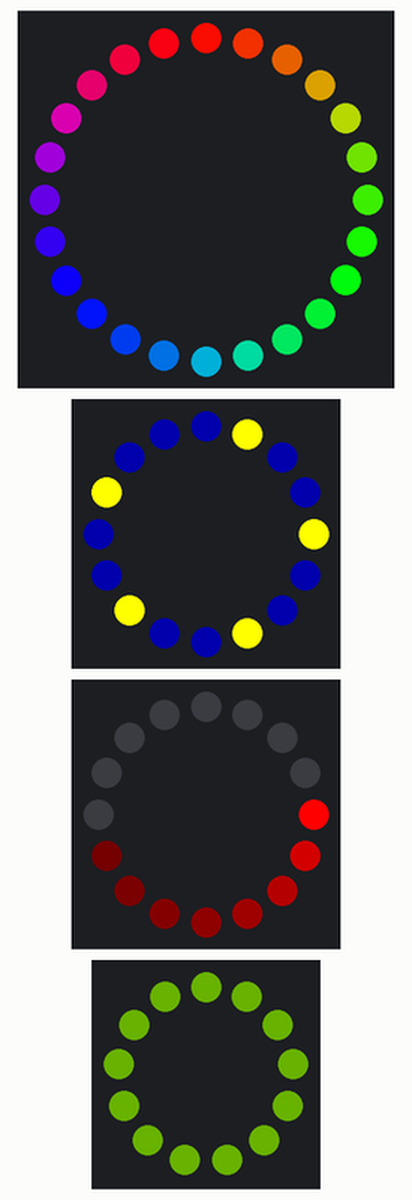
This program was run on a simulated Arduino Mega 2560, built with avr-gcc and run on an emulated ATmega2560. Shown: 24 RGB LEDs in a ring, first at the top, clockwise, 2 × 16 RGB LEDs in a ring, first at the top, clockwise, 13 RGB LEDs in a ring, first at the top, clockwise. Dim RGB values are drawn brighter than linear.

Above: at 0.45 s.
At 5.31 s:
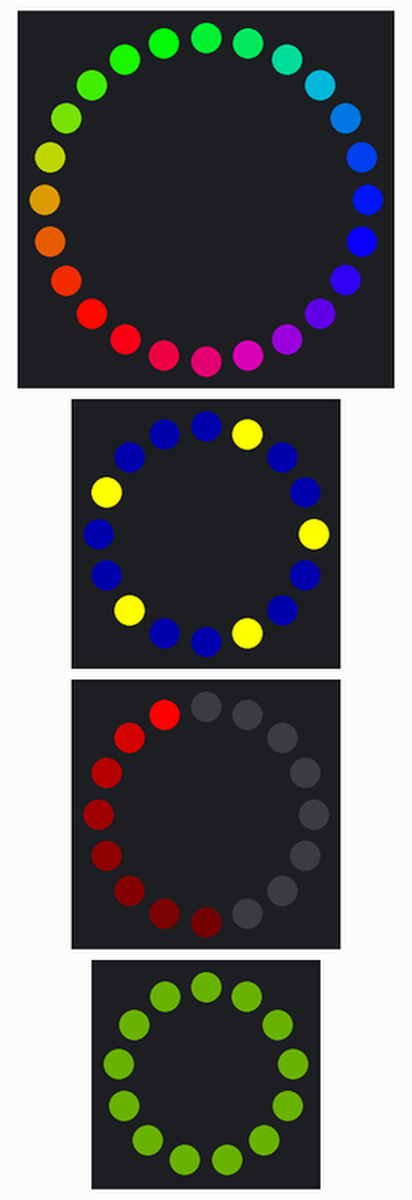
At 9.85 s:
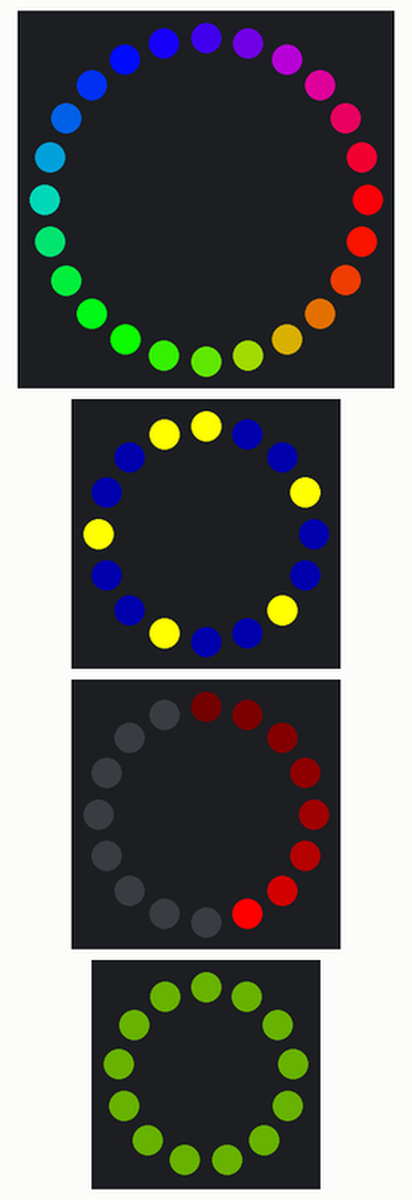
At 19.56 s:
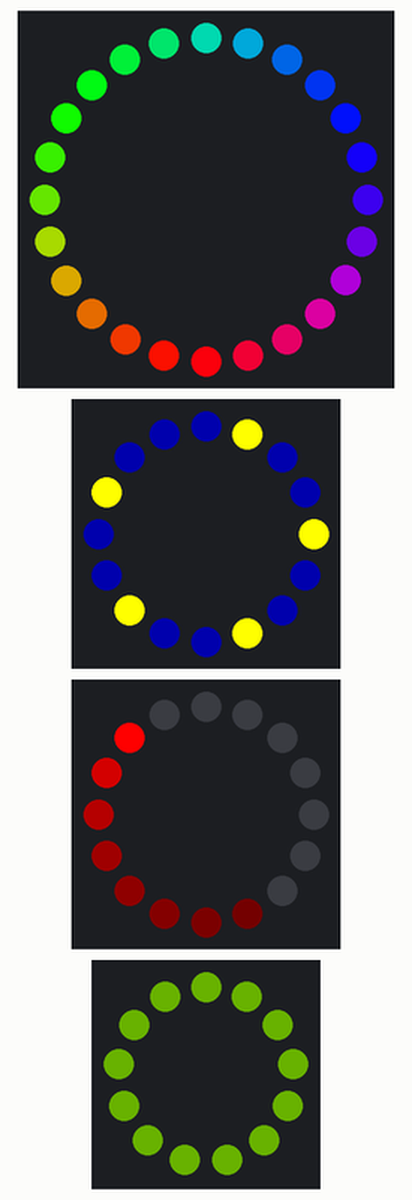
At 29.88 s:
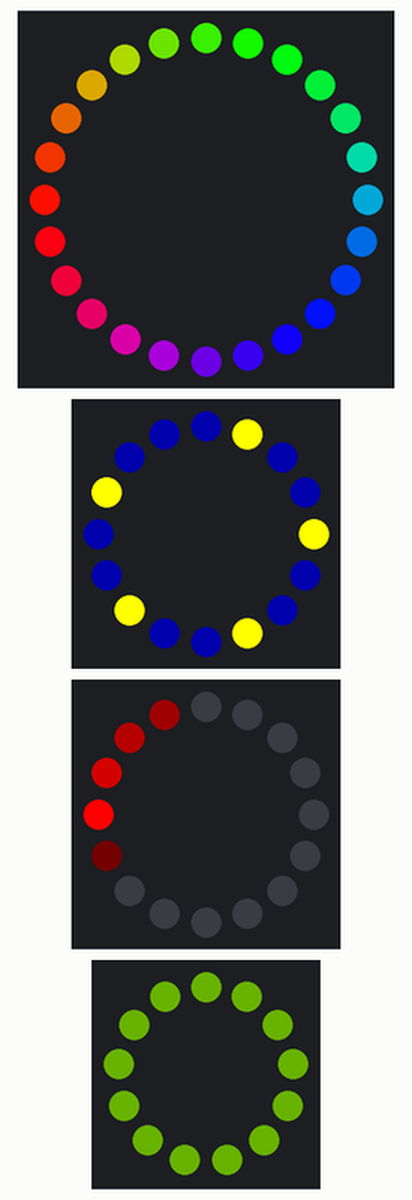
At 39.29 s:
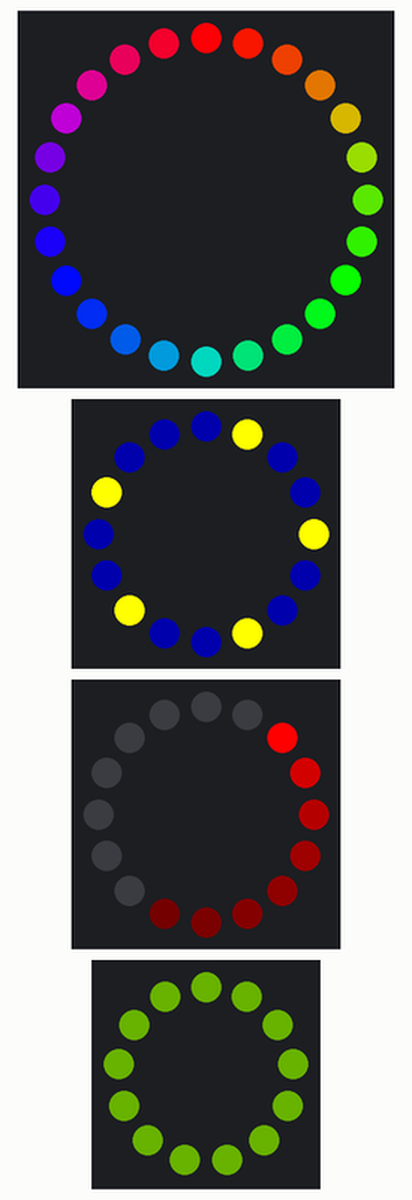

The program:

main.cpp
```cpp
#include "Arduino.h"
#include "Neo_Patterns.h"

void Ring1_Complete();
void Ring2_Complete();
void Stick1_Complete();
void Stick2_Complete();

Neo_Patterns Ring1(24, 5, NEO_GRB + NEO_KHZ800, &Ring1_Complete);
Neo_Patterns Ring2(16, 6, NEO_GRB + NEO_KHZ800, &Ring2_Complete);
Neo_Patterns Stick1(16, 7, NEO_GRB + NEO_KHZ800, &Stick1_Complete);
Neo_Patterns Stick2(13, 8, NEO_GRB + NEO_KHZ800, &Stick2_Complete);

void  setup()
{
    Serial.begin(115200);

    //定義腳位初始化 父項函數
    Ring1.begin();
    Ring2.begin();
    Stick1.begin();
    Stick2.begin();

    Ring1.Init_RainbowCycle(50, FORWARD);
    Ring2.Init_TheaterChase(Ring2.Color(255,255,0), Ring2.Color(0,0,50), 100, FORWARD);
    Stick1.Init_Scanner(Stick1.Color(255, 0, 0), 10);
    Stick2.Init_Fade(Stick2.Color(100, 255, 0), Stick2.Color(255, 100, 0), 1000, 500, FORWARD);
}

void loop()
{
    Ring1.Update();
    Ring2.Update();
    Stick1.Update();
    Stick2.Update();
}

void Ring1_Complete()
{
    Ring1.Reverse();
}

void Ring2_Complete()
{
    Ring2.Reverse();
}

void Stick1_Complete()
{
    Stick1.Init_Scanner(Stick1.Color(255, 0, 0), 10);
}

void Stick2_Complete()
{
    Stick2.Init_Fade(Stick2.Color(100, 255,0 ,0), Stick2.Color(255, 100, 0), 1000, 500, FORWARD);
}
```
